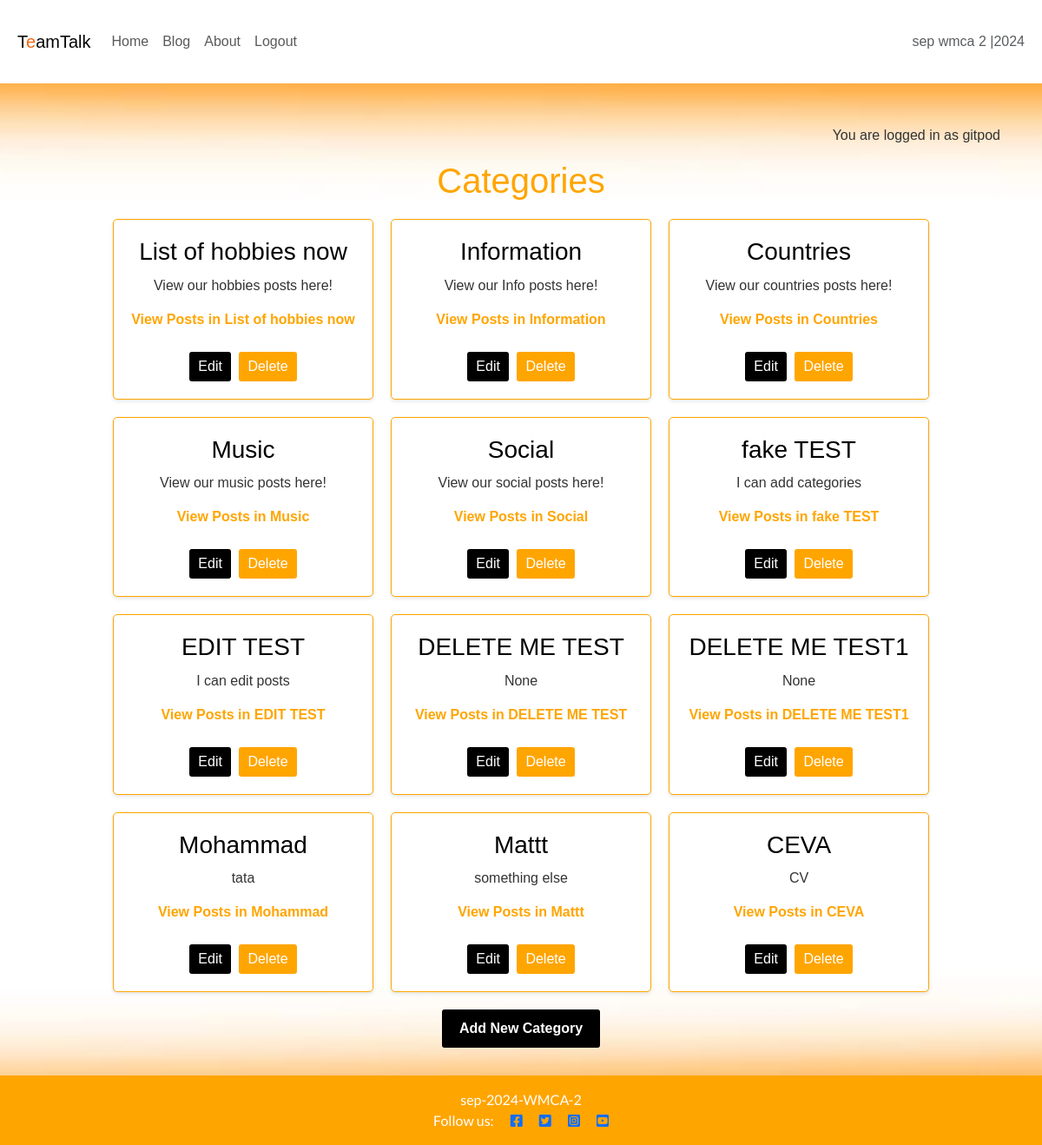
The app's page /blog/categories/ (signed in) with its own data.
### blog/models.py (models this page shows, shortened)
class Category(models.Model):
    name = models.CharField(max_length=100, unique=True)
    description = models.TextField(blank=True, null=True)
    author = models.ForeignKey(
        User, on_delete=models.CASCADE, related_name="categories")

### blog/views.py (the view)
# urls.py: path('categories/', views.category_list, name='categories'),
def category_list(request):
    categories = Category.objects.all()
    return render(request,
                  'blog/category_list.html', {'categories': categories})

### blog/templates/blog/category_list.html (shortened to what this page needs)
{% extends 'base.html' %}
{% block content %}
<h1 style="text-align: center; margin-bottom: 20px; color: orange; font-family: Arial, sans-serif;">Categories</h1>
<div style="display: flex; flex-wrap: wrap; justify-content: center; gap: 20px;">
    {% for category in categories %}
    <div style="width: 300px; border: 1px solid orange; border-radius: 5px; padding: 20px; background-color: white; text-align: center; font-family: Arial, sans-serif; box-shadow: 0 2px 4px rgba(0, 0, 0, 0.1);">
        <h3 style="color: black; margin-bottom: 10px;">{{ category.name }}</h3>
        <p style="color: #333; margin-bottom: 15px;">{{ category.description | safe }}</p>
        <a href="{% url 'posts_by_category' category.id %}" style="text-decoration: none; color: orange; font-weight: bold; display: inline-block; margin-bottom: 10px;">
            View Posts in {{ category.name }}
        </a>
        <div style="margin-top: 15px;">
            {% if user.is_authenticated and user.is_superuser or user.is_authenticated and category.author == user %}
            <form method="get" action="{% url 'edit_category' category.id %}" style="display: inline;">
                <button type="submit"
                        onclick="return confirm('Are you sure you want to edit this category?')"
                        style="background-color: black; color: white; border: none; padding: 5px 10px; border-radius: 3px; cursor: pointer; margin-right: 5px;"
                        onmouseover="this.style.backgroundColor='darkorange';"
                        onmouseout="this.style.backgroundColor='black';">
                    Edit
                </button>
            </form>
            <form method="post" action="{% url 'delete_category' category.id %}" style="display: inline;">
                <button type="submit"
                        onclick="return confirm('Are you sure you want to delete this category?')"
                        style="background-color: orange; color: white; border: none; padding: 5px 10px; border-radius: 3px; cursor: pointer;"
                        onmouseover="this.style.backgroundColor='darkorange';"
                        onmouseout="this.style.backgroundColor='orange';">
                    Delete
                </button>
            </form>
            {% endif %}
        </div>
    </div>
    {% endfor %}
</div>
{% if user.is_authenticated %}
<div style="text-align: center; margin-top: 20px;">
    <a href="{% url 'add_category' %}" style="display: inline-block; padding: 10px 20px; background-color: black; color: white; text-decoration: none; font-weight: bold; border-radius: 3px;"
       onmouseover="this.style.backgroundColor='darkorange';"
       onmouseout="this.style.backgroundColor='black';">
        Add New Category
    </a>
</div>
{% endif %}
{% endblock %}

### templates/base.html (shortened to what this page needs)
{% load static %}
{% url 'post_detail' as post_detail_url %}
{% url 'home' as home_url %}
{% url 'about' as about_url %}
{% url 'account_login' as login_url %}
{% url 'account_signup' as signup_url %}
{% url 'account_logout' as logout_url %}
<!DOCTYPE html>
<html lang="en">
<head>
    <link rel="stylesheet" href="https://cdnjs.cloudflare.com/ajax/libs/font-awesome/5.15.3/css/all.min.css">
    <link href="https://cdn.jsdelivr.net/npm/bootstrap@5.3.3/dist/css/bootstrap.min.css" rel="stylesheet">
    <link rel="stylesheet" href="{% static 'css/style.css' %}">
</head>
<body class="d-flex flex-column min-vh-100 main-bg">
    <nav class="navbar navbar-expand-lg navbar-light bg-white">
        <div class="container-fluid">
            <a class="navbar-brand" href="{% url 'home' %}"><span class="brand">T<span class="red-o">e</span>am<span
                        class="thin">Talk</span></span></a>
            <div class="collapse navbar-collapse" id="navbarText">
                <ul class="navbar-nav me-auto mb-2 mb-lg-0">
                    <li class="nav-item">
                        <a class="nav-link {% if request.path == home_url %}active" aria-current="page{% endif %}"
                            href="{% url 'home' %}">Home</a>
                    </li>
                    <li class="nav-item">
                        <a class="nav-link {% if request.path == home_url %}active" aria-current="page{% endif %}"
                            href="{% url 'posts' %}">Blog</a>
                    </li>
                    <li class="nav-item">
                        <a class="nav-link {% if request.path == about_url %}active" aria-current="page{% endif %}"
                            href="{% url 'about' %}">About</a>
                    </li>
                    {% if user.is_authenticated %}
                    <li class="nav-item">
                        <a class="nav-link {% if request.path == logout_url %}active" aria-current="page{% endif %}"
                            href="{% url 'account_logout' %}">Logout</a>
                    </li>
                    {% endif %}
                </ul>
                <span class="navbar-text text-muted">
                    sep wmca 2 |2024
                </span>
            </div>
        </div>
    </nav>
    <main class="flex-shrink-0 flex-grow-1 main-bg">
        {% if user.is_authenticated %}
        <p class="text-end m-3">You are logged in as {{ user }}</p>
        {% else %}
        <p class="text-end m-3">You are not logged in</p>
        {% endif %}
        {% block content %}{% endblock content %}
    </main>
    <footer class="footer mt-auto py-3 dark-bg">
        <p class="m-0 text-center text-white">
      {% block copyright %}sep-2024-WMCA-2{% endblock copyright %}
</p>
<p class="m-0 text-center text-white">
    Follow us:
    <a href="https://www.facebook.com/" target="_blank"><i class="fab fa-facebook-square ms-3"></i></a>
    <a href="https://x.com/" target="_blank"><i class="fab fa-twitter-square ms-3"></i></a>
    <a href="https://www.instagram.com/" target="_blank"><i class="fab fa-instagram-square ms-3"></i></a>
    <a href="https://www.youtube.com/" target="_blank"><i class="fab fa-youtube-square ms-3"></i></a>
</p>
     </footer>
</body>
</html>

### static/css/style.css (style rules this page uses)
body { background-image: url(/static/images/TotFundal2.jpg); background-size: cover; background-position: center; background-repeat: no-repeat; margin: 0; font-family: Arial, sans-serif; background-color: #f7f7f7; color: #333333; }
.red-o { color: #f26914; }
header, footer { background-color: #f26914; color: white; text-align: center; padding: 1rem; font-family: 'Lato', sans-serif; }
footer { left: 0; bottom: 0; width: 100%; }
main { padding: 2rem; text-align: center; }
h1, h2 { margin: 0.5rem 0; font-family: "Roboto"; }
body { font-family: Arial, sans-serif; }
header, footer { text-align: center; background-color: orange; color: white; padding: 10px; }
h1, h2 { color: orange; margin-bottom: 20px; }
.container-fluid { padding: 20px; }

### records on screen
Category: name "List of hobbies now", description "View our hobbies posts here!"
Category: name "Information", description "View our Info posts here!"
Category: name "Countries", description "View our countries posts here!"
Category: name "Music", description "View our music posts here!"
Category: name "Social", description "View our social posts here!"
Category: name "fake TEST", description "I can add categories"
Category: name "EDIT TEST", description "I can edit posts"
Category: name "DELETE ME TEST", description "None"
Category: name "DELETE ME TEST1", description "None"
Category: name "Mohammad", description "tata"
Category: name "Mattt", description "something else"
Category: name "CEVA", description "CV"

### other values on screen
{{ user }} "gitpod"
